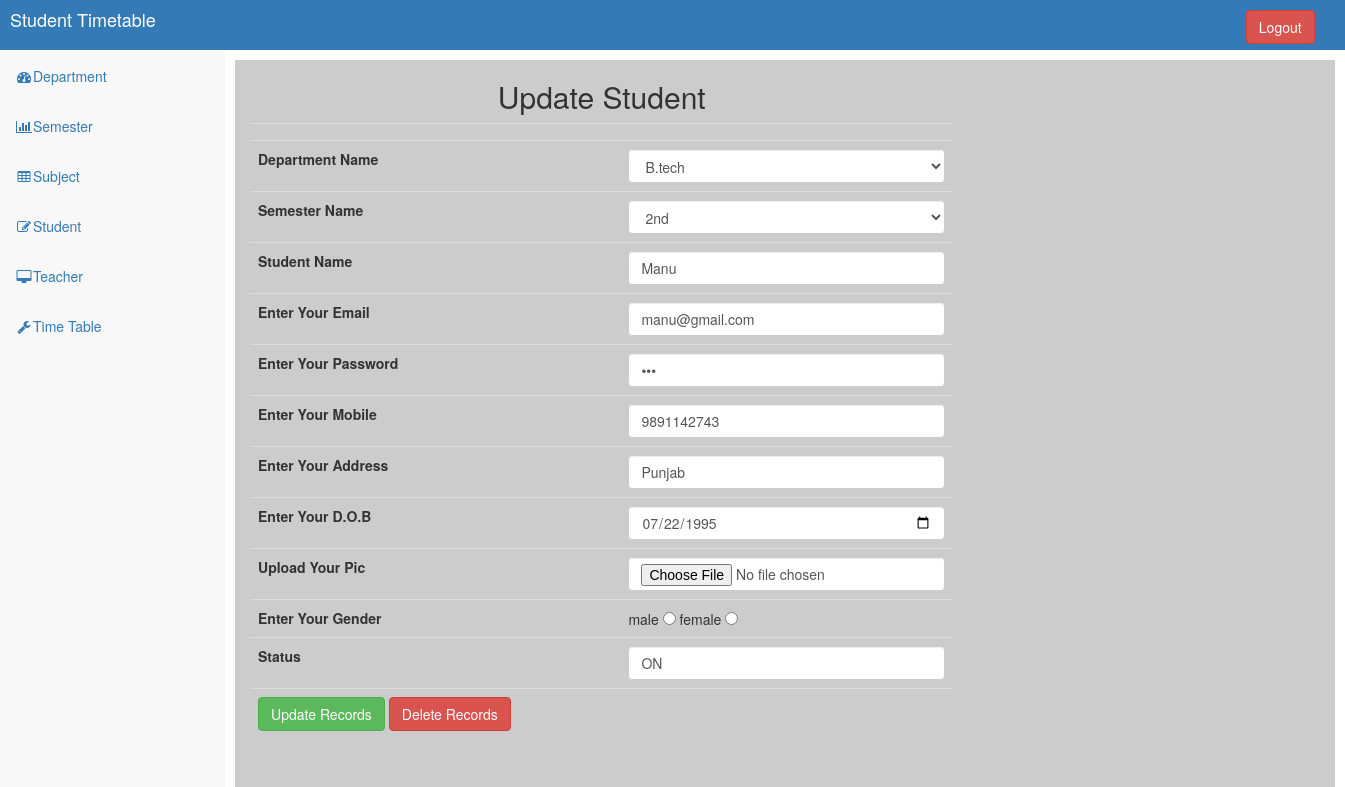
The app's page /admindashboard.php?info=updatestudent&stu_id=1 with its own data.
### tables this page shows
CREATE TABLE `student` (
  `stu_id` int(11) NOT NULL,
  `name` char(50) NOT NULL,
  `eid` varchar(50) NOT NULL,
  `password` varchar(20) NOT NULL,
  `mob` bigint(20) NOT NULL,
  `address` varchar(1000) NOT NULL,
  `department_id` int(11) NOT NULL,
  `sem_id` int(11) NOT NULL,
  `dob` date NOT NULL,
  `pic` varchar(255) NOT NULL,
  `gender` enum('f','m') NOT NULL,
  `status` varchar(50) NOT NULL,
  `date` date NOT NULL
);

CREATE TABLE `department` (
  `department_id` int(11) NOT NULL,
  `department_name` varchar(50) NOT NULL
);

CREATE TABLE `semester` (
  `sem_id` int(11) NOT NULL,
  `semester_name` varchar(20) DEFAULT NULL,
  `department_id` int(11) NOT NULL
);

### updatestudent.php (the view, shortened to what this page needs)
<?php
$stu_id=$_REQUEST['stu_id'];
$q=mysqli_query($con,"select * from student where stu_id='$stu_id'");
$res=mysqli_fetch_array($q);
extract($_POST);
?>
<div class="row">
<div class="col-sm-8" >
<h2>Update Student</h2>
<form method="POST" enctype="multipart/form-data">
  <table border="0" class="table">
  <tr>
  <td colspan="2"><?php echo @$err; ?></td>
  </tr>
  <tr>
    <th width="237" scope="row">Department Name </th>
    <td width="213">
	<select name="course" onChange="showSemester(this.value)" class="form-control">
	<?php
	$cou=mysqli_query($con,"select * from department");
	while($c=mysqli_fetch_array($cou))
	{
	$c_id=$c[0];
	?>
	<option value='<?php echo $c_id; ?>' <?php if($c_id==$res['department_id']){echo "selected";} ?>>
	<?php echo $c[1]; ?>
	</option>
	<?php
	}
	?>
    </select>
	</td>
	</tr>
    <tr>
    <th width="237" scope="row">Semester Name </th>
    <td width="213">
	<select name="semester" id="semester" class="form-control">
	<?php
	$sem=mysqli_query($con,"select * from semester where department_id='".$res['department_id']."'");
	while($s=mysqli_fetch_array($sem))
	{
	$s_id=$s[0];
	?>
	<option value='<?php echo $s_id; ?>' <?php if($s_id==$res['sem_id']){echo "selected";} ?>>
	<?php echo $s[1]; ?>
	</option>
	<?php
	}
	?>
    </select>
	</td>
	</tr>
   <tr>
    <th width="237" scope="row">Student Name </th>
    <td width="213"><input type="text" name="name" class="form-control" placeholder="enter your name" value="<?php echo $res['name'];?>"/></td>
  </tr>
  <th scope="row">Enter Your Email </th>
    <td><input type="email" name="eid" class="form-control" placeholder="enter your email" value="<?php echo $res['eid'];?>" /></td>
  <th scope="row">Enter Your Password </th>
    <td><input type="password" name="p" class="form-control" placeholder="enter your Password" value="<?php echo $res['password'];?>" /></td>
  <tr>
    <th scope="row">Enter Your Mobile </th>
    <td><input type="number" name="mobile" class="form-control" placeholder="enter your mobile" value="<?php echo $res['mob'];?>"/></td>
  </tr>
  <tr>
    <th scope="row">Enter Your Address</th>
    <td><input type="text" name="address" class="form-control" placeholder="enter your address" value="<?php echo $res['address'];?>" /></td>
  </tr>
   <tr>
    <th scope="row">Enter Your D.O.B</th>
    <td><input type="date" name="dob" class="form-control" placeholder="enter your D.O.B" value="<?php echo $res['dob']; ?>"/></td>
  </tr>
   <tr>
    <th scope="row">Upload Your Pic</th>
    <td><input type="file" name="pic" class="form-control" placeholder="Upload your Pic" value="<?php echo $res['pic']; ?>"/></td>
  </tr>
   <tr>
    <th scope="row">Enter Your Gender</th>
    <td>male</font>
     <input type="radio" value="m" id="gen" name="gen" <?php if($res['gender']=="m"){echo "checked";} ?>/>
     female</font>
    <input type="radio"value="f" id="gen" name="gen" <?php if($res['gender']=="f"){echo "checked";} ?>/></td>
  </tr>
  <tr>
    <th scope="row">Status</th>
    <td><input type="text" name="status" class="form-control" placeholder="enter your Status" value="<?php echo $res['status'];?>"/></td>
  </tr>
    <th colspan="2" scope="row" align="center">
<input type="submit" value="Update Records" name="update" class="btn btn-success"/>
<input type="submit" value="Delete Records" name="delete" class="btn btn-danger"/>
	</th>
</table>
</form>
</div>
</div>

### sb-admin.css (style rules this page uses)
body { margin-top: 100px; }
@media (min-width:768px) { body { margin-top: 50px; } }

### records on screen
student: course "B.tech", semester "2nd", name "Manu", eid "manu@gmail.com", mobile "9891142743", address "Punjab", dob "07/22/1995", status "ON"
